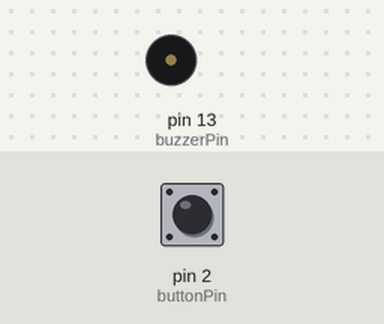
This sketch was run on a simulated Arduino Uno, built with avr-gcc and run on an emulated ATmega328P. Parts: buzzer (waves = sounding, pin HIGH). The test bench sets the inputs (shaded band); at power-on: pin 2 (buttonPin) HIGH. The modem accepts every AT command (registered, SIM ready, sends succeed) and sends nothing else.

Above: at 3.2 s.
3.3 s: pin 2 (buttonPin) pulled LOW for 0.15 s
At 3.7 s:
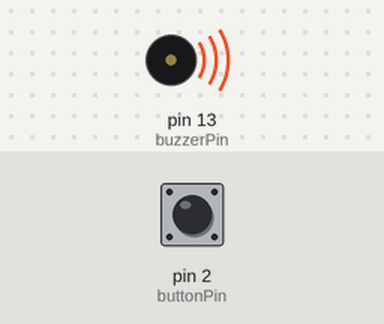
Timing chart, 0 to 6.3 s (numbered marks = the images above; inputs shaded):
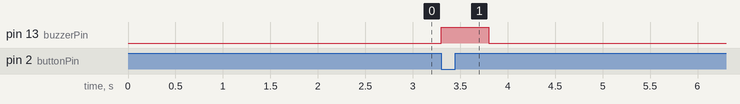

The sketch:

gsm_buzzer_pushbutt.ino
```cpp
#include <SoftwareSerial.h>

const int buttonPin = 2;         // Pin connected to the push button
const int buzzerPin = 13;         // Pin connected to the buzzer

SoftwareSerial mySerial(11, 10); // RX, TX for GSM module

bool messageSent = false;        // To prevent repeated SMS on a single press

void setup() {
  pinMode(buttonPin, INPUT_PULLUP); // Set button pin as input with internal pull-up resistor
  pinMode(buzzerPin, OUTPUT);       // Set buzzer pin as output

  mySerial.begin(9600);             // GSM module communication
  delay(1000);

  // Set GSM module to SMS text mode
  mySerial.println("AT+CMGF=1");
  delay(1000);
}

void loop() {
  int buttonState = digitalRead(buttonPin); // Read the state of the push button

  if (buttonState == LOW && !messageSent) { // If button is pressed and SMS not yet sent
    activateBuzzer();           // Activate buzzer when button is pressed
    delay(1000);
    sendSMS();                  // Send SMS
    messageSent = true;         // Set flag to prevent multiple SMS for a single press
  } else if (buttonState == HIGH) { // Reset flag when button is released
    messageSent = false;
  }
}

void activateBuzzer() {
  digitalWrite(buzzerPin, HIGH); // Turn buzzer on
  delay(500);                    // Buzz for 500 ms
  digitalWrite(buzzerPin, LOW);  // Turn buzzer off
  delay(500);                    // Delay before SMS sends
}

void sendSMS() {
  // Send SMS command
  mySerial.println("AT+CMGS=\"+94xxxxxxx\""); // Replace with recipient's phone number
  delay(1000);

  // Send the SMS text
  mySerial.print("I'm in an Emergency Situation");
  delay(1000);

  mySerial.write(26);
  delay(2000);
}
```

Measured:
- after the input at 3.3 s, pin 13 (buzzerPin): LOW → HIGH at once, → LOW 0.50 s later
